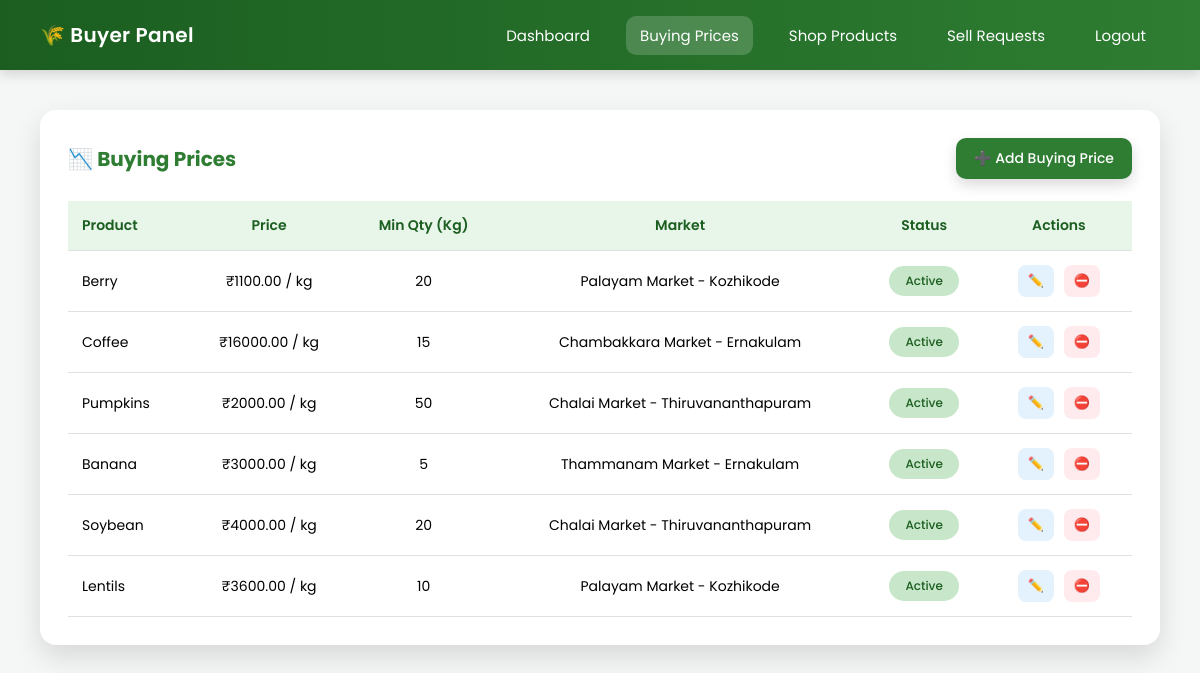
The page /buyer/buying-prices/ (signed in) on the database as committed earlier.
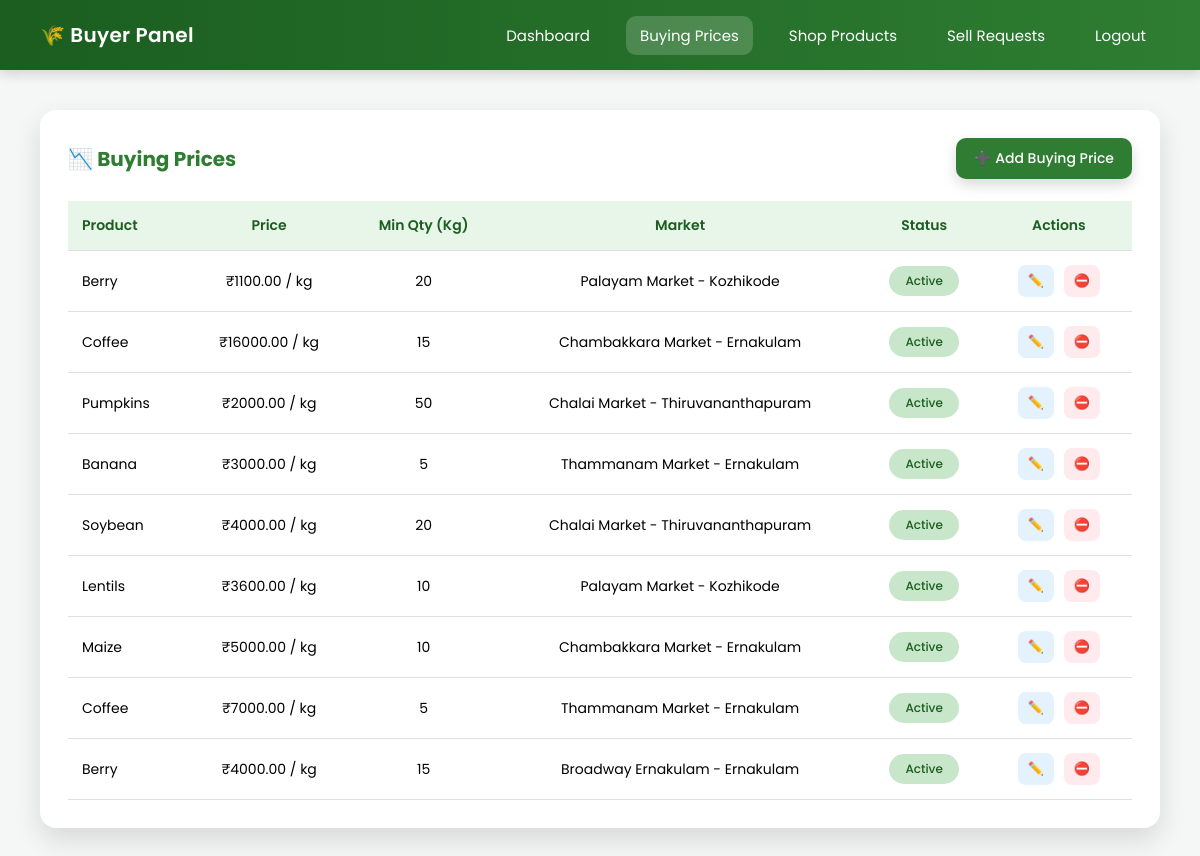
The same page on the database as committed later.
### buyersapp/models.py (models this page shows, shortened)
class BuyerBuyPrice(models.Model):
    buyer = models.ForeignKey(
        BuyerProfile,
        on_delete=models.CASCADE,
        related_name="buy_prices"
    )
    market = models.ForeignKey(
    Market,
    on_delete=models.CASCADE,
    related_name="buyer_buy_prices"
    )
    product = models.ForeignKey(
        Product,
        on_delete=models.CASCADE,
        related_name="buyer_prices"
    )
    price_per_unit = models.DecimalField(max_digits=8, decimal_places=2,default=1)
    unit = models.CharField(max_length=20, default="kg")
    min_quantity = models.PositiveIntegerField(default=1)
    is_active = models.BooleanField(default=True)
    updated_at = models.DateTimeField(auto_now=True)

### products/models.py (models this page shows, shortened)
class Product(models.Model):
    SEASON_CHOICES = [
        ('Kharif', 'Kharif'),
        ('Rabi', 'Rabi'),
        ('Zaid', 'Zaid'),
        ('All', 'All Seasons'),
    ]
    name = models.CharField(max_length=120)
    category = models.ForeignKey(
        ProductCategory,
        on_delete=models.CASCADE,
        related_name="products"
    )
    season = models.CharField(
        max_length=20,
        choices=SEASON_CHOICES,
        default="All"
    )
    product_type = models.CharField(
        max_length=100,
        help_text="Hybrid, Organic, BT, Equipment Type"
    )
    description = models.TextField()
    image = models.ImageField(upload_to="products/", blank=True, null=True)
    price = models.DecimalField(
        max_digits=8,
        decimal_places=2,
        blank=True,
        null=True
    )
    is_active = models.BooleanField(default=True)
    created_at = models.DateTimeField(auto_now_add=True)

### markets/models.py (models this page shows)
class Market(models.Model):
    name = models.CharField(max_length=200)
    address = models.TextField()
    village = models.CharField(max_length=100)
    district = models.CharField(max_length=100)
    state = models.CharField(max_length=100)
    latitude = models.DecimalField(max_digits=9, decimal_places=6)
    longitude = models.DecimalField(max_digits=9, decimal_places=6)
    is_active = models.BooleanField(default=True)
    created_at = models.DateTimeField(auto_now_add=True)
    def __str__(self):
        return f"{self.name} - {self.district}"

### farmersaccapp/decorators.py (the view)
    def wrapper(request, *args, **kwargs):
        if request.session.get("role") != "buyer":
            return redirect("login")
        user = AllUser.objects.get(id=request.session["user_id"])
        if not user.is_approved:
            return redirect("login")
        return view_func(request, *args, **kwargs)

### buyersapp/views.py (called while the page is built)
@buyer_required
def buyer_buying_prices(request):
    user_id = request.session.get("user_id")
    if not user_id:
        return redirect("login")
    user = get_object_or_404(AllUser, id=user_id, role="buyer")
    buyer = get_object_or_404(BuyerProfile, user=user)
    buy_prices = BuyerBuyPrice.objects.filter(buyer=buyer)
    markets = Market.objects.filter(is_active=True)
    return render(request, "buyer/buying_prices.html", {
        "buyer": buyer,
        "buy_prices": buy_prices,
        "markets": markets
    })

### templates/buyer/buying_prices.html (shortened to what this page needs)
<!DOCTYPE html>
<html lang="en">
<head>
</head>
<body>
    <div class="navbar">
        <div class="logo">🌾 Buyer Panel</div>
        <div class="nav-links">
            <a href="{% url 'buyer_dashboard' %}">Dashboard</a>
            <a href="{% url 'buyer_buying_prices' %}" class="active">Buying Prices</a>
            <a href="{% url 'buyer_shop_products' %}">Shop Products</a>
            <a href="#">Sell Requests</a>
            <a href="{% url 'logout' %}">Logout</a>
        </div>
    </div>
    <div class="main">
        <div class="card">
            <div style="display:flex; justify-content:space-between; align-items:center;">
                <h3>📉 Buying Prices</h3>
                <a href="{% url 'add_buying_price' %}" class="add-btn">
                    ➕ Add Buying Price
                </a>
            </div>
            <table class="price-table">
                <tr>
                    <th>Product</th>
                    <th>Price</th>
                    <th>Min Qty (Kg) </th>
                    <th>Market</th>
                    <th>Status</th>
                    <th>Actions</th>
                </tr>
                {% for price in buy_prices %}
                <tr>
                    <td>{{ price.product.name }}</td>
                    <td>₹{{ price.price_per_unit }} / {{ price.unit }}</td>
                    <td>{{ price.min_quantity }}</td>
                    <td>{{ price.market }}</td>
                    <td>
                        {% if price.is_active %}
                        <span class="badge active-badge">Active</span>
                        {% else %}
                        <span class="badge inactive-badge">Inactive</span>
                        {% endif %}
                    </td>
                    <td>
                        <a href="{% url 'edit_buying_price' price.id %}" class="btn edit">✏️</a>
                        {% if price.is_active %}
                        <a href="{% url 'toggle_buying_price' price.id %}" class="btn disable">⛔</a>
                        {% else %}
                        <a href="{% url 'toggle_buying_price' price.id %}" class="btn enable">▶️</a>
                        {% endif %}
                    </td>
                </tr>
                {% empty %}
                <tr>
                    <td colspan="5">No buying prices added</td>
                </tr>
                {% endfor %}
            </table>
        </div>
    </div>
</body>
</html>

Rows that differ between the two databases and show on the page:
added BuyerBuyPrice: product.name "Maize", price_per_unit "5000.00", unit "kg", min_quantity "10", market "Chambakkara Market - Ernakulam", is_active "Active"
added BuyerBuyPrice: product.name "Coffee", price_per_unit "7000.00", unit "kg", min_quantity "5", market "Thammanam Market - Ernakulam", is_active "Active"
added BuyerBuyPrice: product.name "Berry", price_per_unit "4000.00", unit "kg", min_quantity "15", market "Broadway Ernakulam - Ernakulam", is_active "Active"
